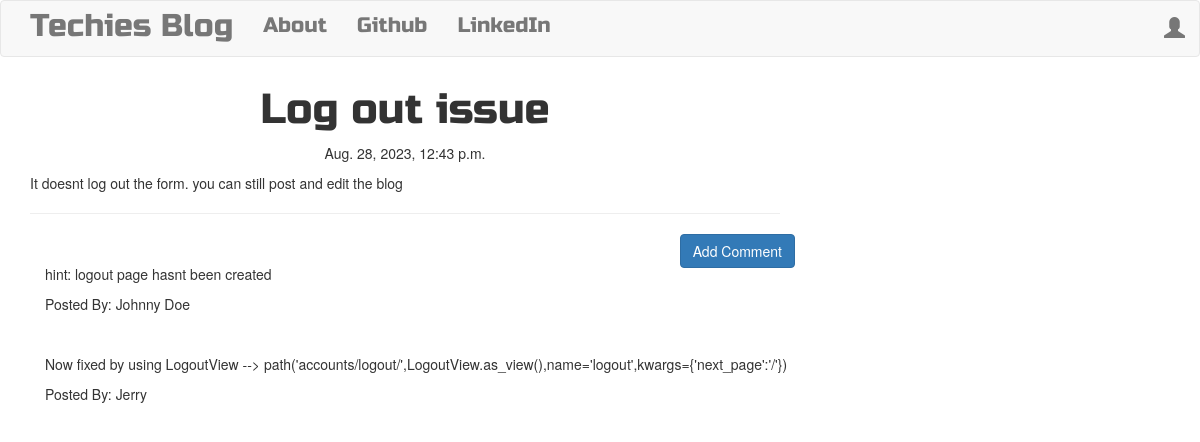
/post/11, run on the app's committed database.
### blog/models.py (models this page shows, shortened)
class Post(models.Model):
    author = models.ForeignKey('auth.User',on_delete = models.CASCADE)
    title = models.CharField(max_length=200)
    text = models.TextField()
    created_date = models.DateTimeField(default=timezone.now)
    published_date = models.DateTimeField(blank=True,null=True)

class Comment(models.Model):
    post = models.ForeignKey('blog.Post',related_name='comments',on_delete = models.CASCADE)
    author = models.CharField(max_length=200)
    text = models.TextField()
    create_date = models.DateTimeField(default=timezone.now)
    approved_comment = models.BooleanField(default=False)

### blog/views.py (the view)
# urls.py: path('post/<int:pk>',views.PostDetailView.as_view(),name='post_detail'),
class PostDetailView(DetailView):
    model = Post

### blog/templates/blog/post_detail.html (shortened to what this page needs)
{% extends "blog/base.html"%}
{% block content %}
   <h1 class="posttitle loader">{{post.title}}</h1>
   {% if post.published_date %}
      <div class="date postdate">
        {{post.published_date}}
      </div>
   {% else %}
      <a class="btn btn-default" href="{% url 'post_publish' pk=post.pk %}">Publish</a>
   {% endif %}
    <p class='postcontent'>{{ post.text|safe|linebreaksbr}}</p>
     <hr>
     <a class='btn btn-primary btn-comment' href="{% url 'add_comment_to_post' pk=post.pk %}">Add Comment</a>
     <div class="container">
        {% for comment in post.comments.all %}
        <br>
          {% if user.is_authenticated or comment.approved_comment %}
               <p>{{comment.text|safe|linebreaksbr}}</p>
               <p>Posted By: {{comment.author}}</p>
          {% endif %}
          {% empty %}
          <p>No Comments</p>
        {% endfor %}
    </div>
{% endblock %}

### blog/static/css/blog.css (style rules this page uses)
.postdate { text-align: center; }
.posttitle { font-family:'Russo One',sans-serif; font-size: 3em; text-align: center; }
.postcontent { font-family: 'Montserrat'; font-size: 1.5em; }
.btn-comment { position:absolute; right:0px; }
body { margin:0; }

### data on the page
Post: title "Log out issue", published_date "Aug. 28, 2023, 12:43 p.m.", text "It doesnt log out the form. you can still post and edit the blog"
Comment: text "hint: logout page hasnt been created", author "Johnny Doe"
Comment: text "Now fixed by using LogoutView --> path('accounts/logout/',LogoutView.as_view(),name='logout',kwargs={'next_page':'/'})", author "Jerry"
